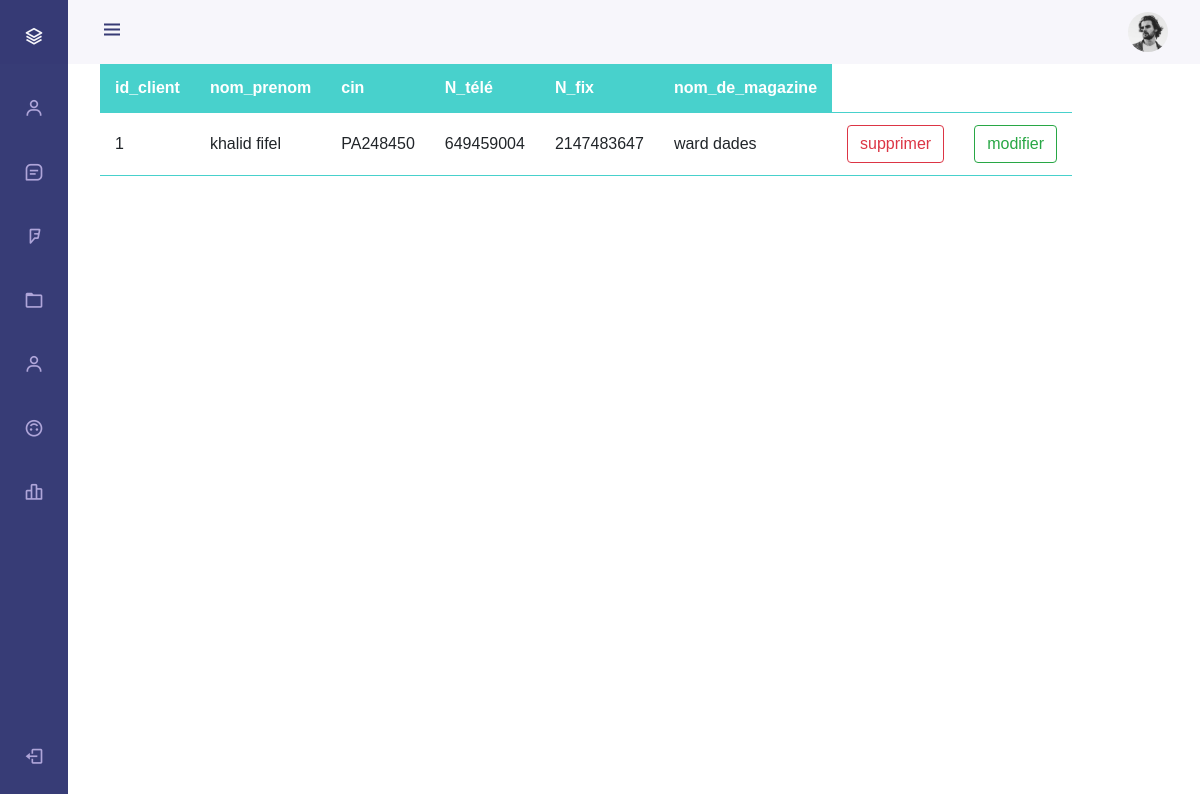
Page /admin/pages/lister/lister_client.php on the committed database.
### tables this page shows
CREATE TABLE `client` (
  `id_client` int(40) NOT NULL,
  `nom_prenom` varchar(60) NOT NULL,
  `cin` varchar(30) NOT NULL,
  `N_télé` int(40) NOT NULL,
  `N_fix` int(40) NOT NULL,
  `nom_de_magazine` varchar(60) NOT NULL
);

### admin/pages/lister/lister_client.php (the view, shortened to what this page needs)
<!DOCTYPE html>
<html lang="fr">
<head>
  <link rel="stylesheet" href="https://maxcdn.bootstrapcdn.com/bootstrap/4.0.0/css/bootstrap.min.css">
  <link href='https://cdn.jsdelivr.net/npm/boxicons@2.0.5/css/boxicons.min.css' rel='stylesheet'>
<link rel="stylesheet" href="../assets/css/styles.css">
</head>
<body id="body-pd">
        <?php include('../../include/head.php'); ?>
        <?php
        include("../connexion_PDO.php");
   $req="SELECT * FROM client";
   $reponse=$conn->query($req);
    ?>
    <table class="content-table" >
    <?php
    echo "<tr><th>id_client</th><th>nom_prenom</th><th>cin</th><th>N_télé</th><th>N_fix</th><th>nom_de_magazine</th></tr>";
     while ($user=$reponse->fetch()) {
   echo "<tr>";
     echo "<td>";
   echo $user['id_client']."</td><td>".$user['nom_prenom']."</td><td>".$user['cin']."</td><td>".$user['N_télé']."</td><td>".$user['N_fix']."</td><td>".$user['nom_de_magazine']."</td>";
    ?>
     <td><button class="btn btn-outline-danger" onclick="confirmer(<?php echo $user[0] ?>)">supprimer</button></td>
      <?php
     echo "<td><a  href='modifier/modifier_client.php?id=$user[0]'><button class=\"btn btn-outline-success\">modifier</button></a></td></tr>";
 }?>
</body>
</html>

### admin/pages/assets/css/styles.css (style rules this page uses)
:root { --header-height: 3rem; --nav-width: 68px; --first-color: #050b53cb; --first-color-light: #AFA5D9; --white-color: #F7F6FB; --body-font: 'Nunito', sans-serif; --normal-font-size: 1rem; --z-fixed: 100; }
*,::before,::after { box-sizing: border-box; }
body { position: relative; margin: var(--header-height) 0 0 0; padding: 0 1rem; font-family: var(--body-font); font-size: var(--normal-font-size); transition: .5s; }
a { text-decoration: none; }
@media screen and (min-width: 768px) { body { margin: calc(var(--header-height) + 1rem) 0 0 0; padding-left: calc(var(--nav-width) + 2rem); } }

### admin/pages/lister/lister_client.php (style rules this page uses)
td,tr { border-bottom: 1px solid mediumturquoise; font-family: sans-serif; size: 20; }
.content-table th { padding: 12px 15px; background-color: mediumturquoise; color: white; font-family: sans-serif; }
.content-table td { padding: 12px 15px; }

### rows in the picture
client: id_client "1", nom_prenom "khalid fifel", cin "PA248450", N_télé "649459004", N_fix "2147483647", nom_de_magazine "ward dades"
